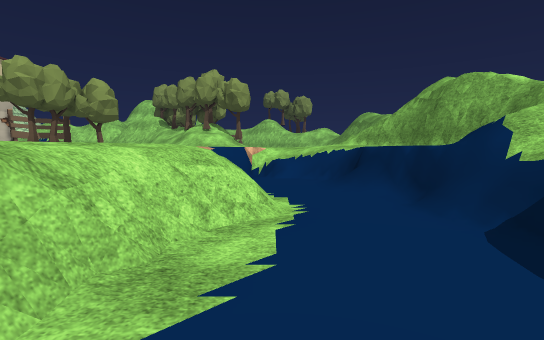
view 1 (above)

24 first-person views from a walk through a scene from a Unity 3-D project. The camera is 1.4 m above the floor, tilts 4° down and sees 85° across. The floor is counted in squares, 2 m on a side. Each view is taken from the middle of a square. On the plan, view 1 faces up. The plan holds only what a view shows up to about 10 squares ahead; the rest is blank. The place goes on beyond the plan. Some animated figures are not drawn. Some surface patterns are stand-ins.

view 2
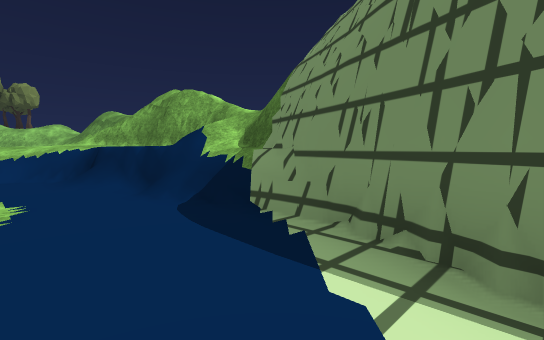

view 3
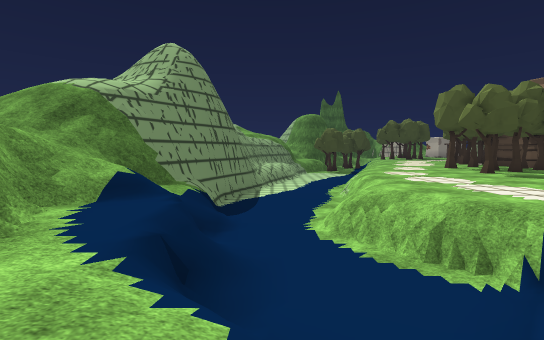

view 4
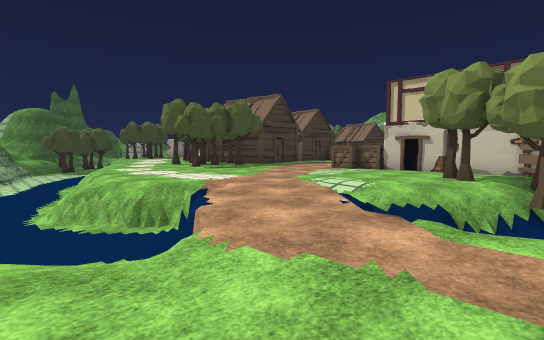

view 5
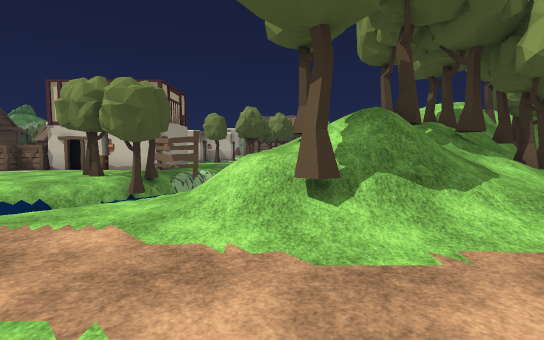

view 6
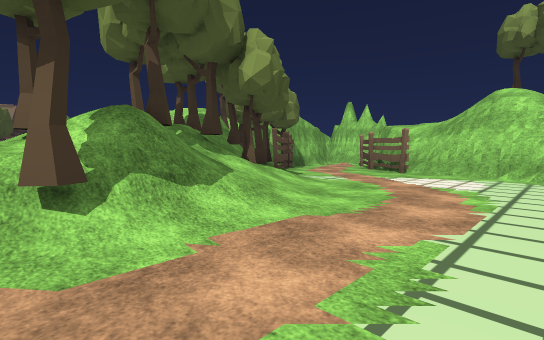

view 7
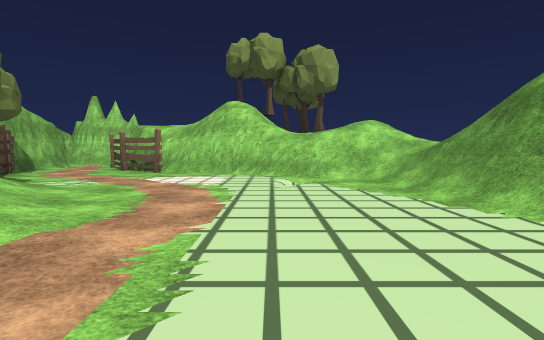

view 8
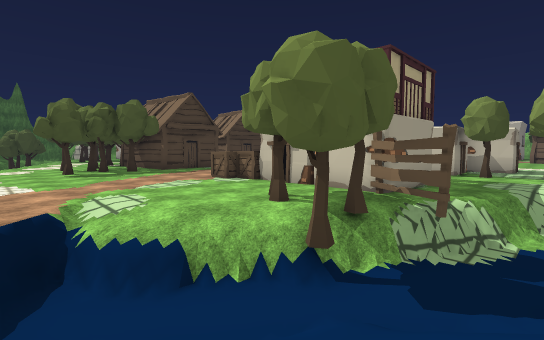

view 9
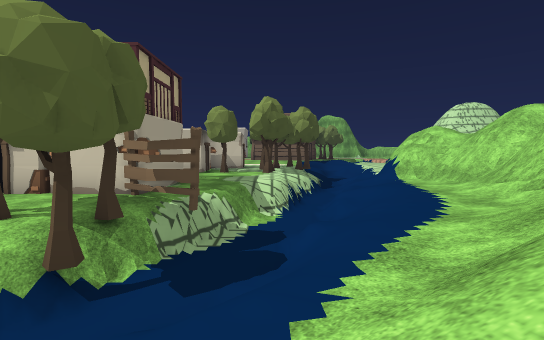

view 10
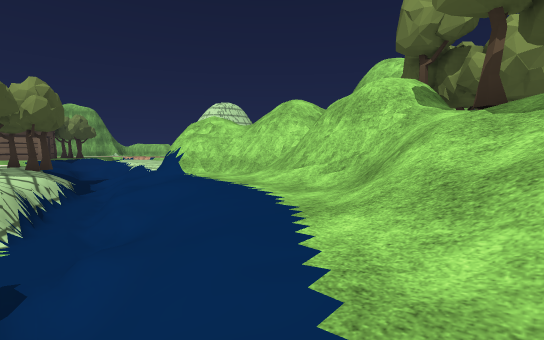

view 11
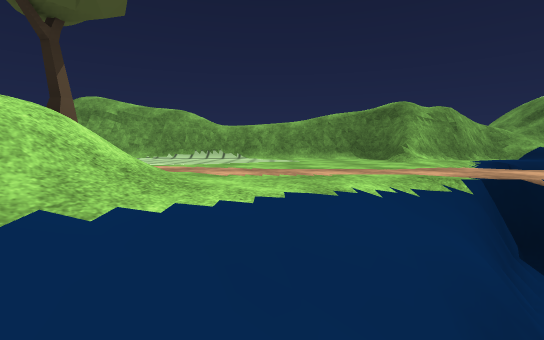

view 12
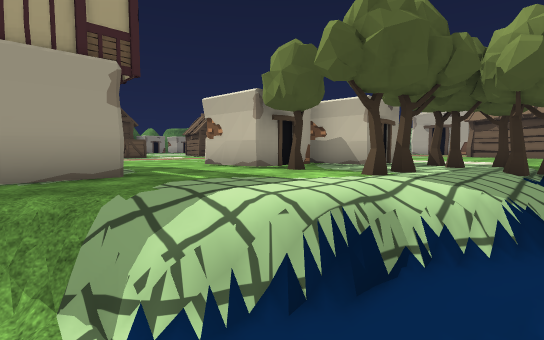

view 13
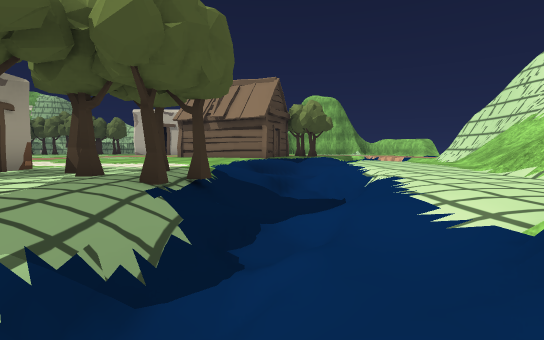

view 14
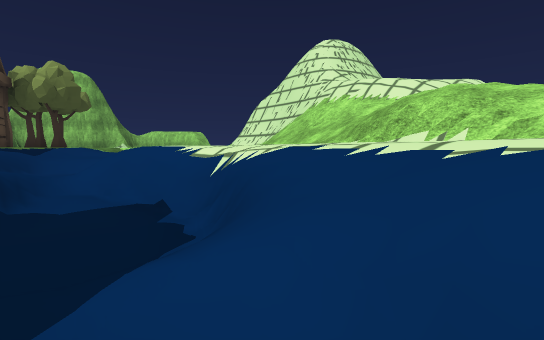

view 15
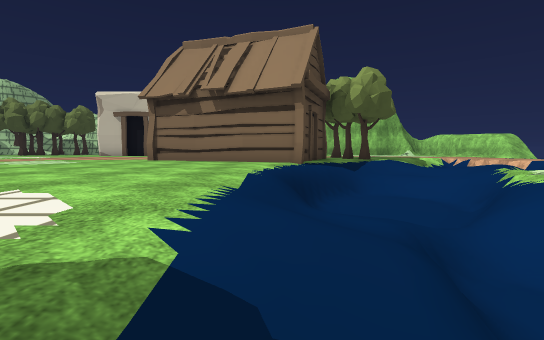

view 16
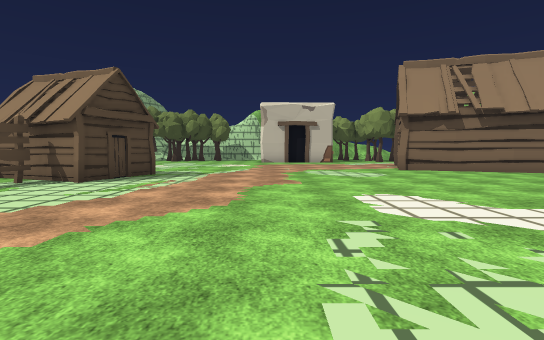

view 17
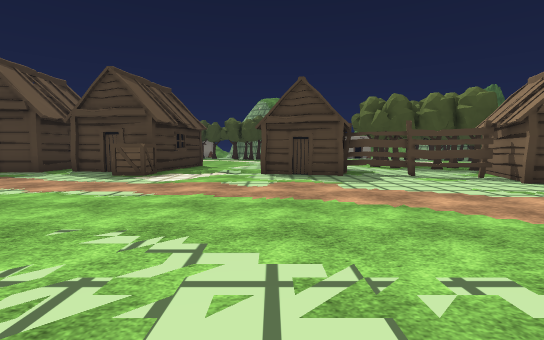

view 18
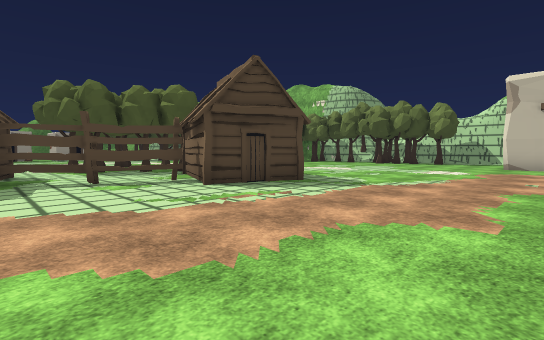

view 19
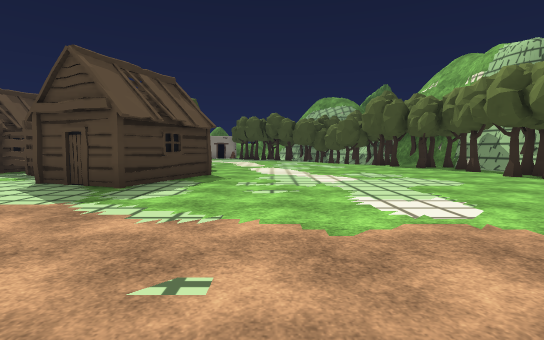

view 20
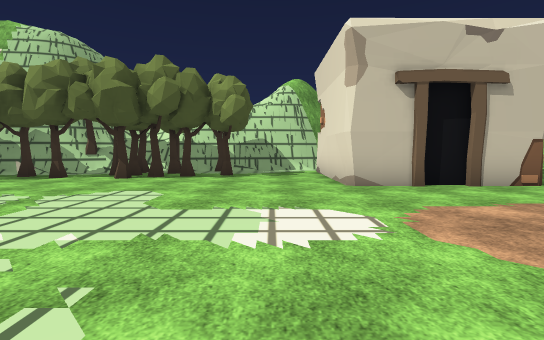

view 21
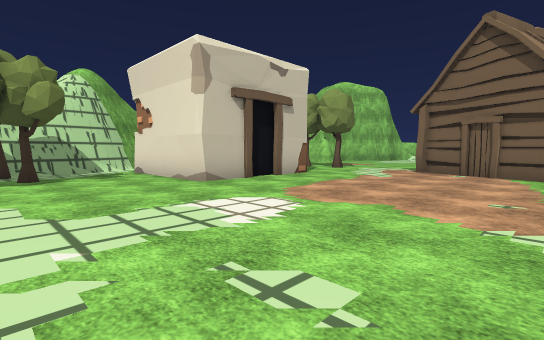

view 22
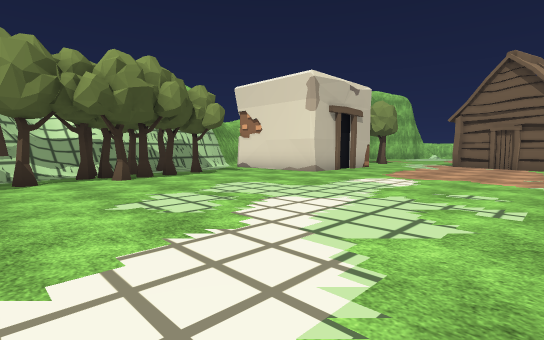

view 23
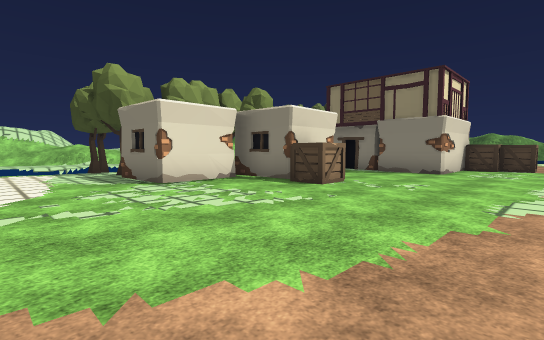

view 24
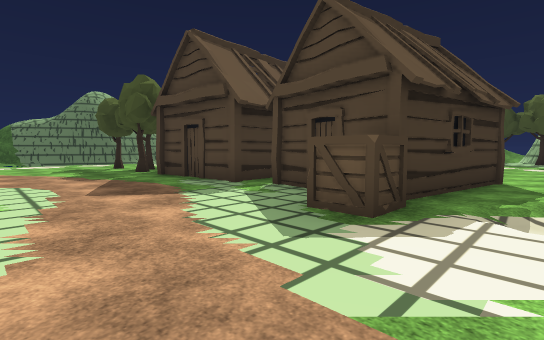

### Floor plan
Key: @ floor where view 1 was taken; # wall or solid block; x gap in a wall; . main floor; - floor 0.25 m lower than the main floor; _ floor 1.5 m lower than the main floor; : floor 2 m higher than the main floor; + floor 3.25 m higher than the main floor; * floor 3.75 m higher than the main floor; % floor 4.25 m higher than the main floor; & floor 4.75 m higher than the main floor; / step, stairs or slope; = window, fence, low wall or low ledge; v drop or lower ground; T tree; F fence; C crate; H hut; O other object.
Columns run from 39 left of view 1 to 5 right of it. Each row starts with its distance up from view 1.
 26                   #                    T
 25                  ##               O  +%&T
 24                 ##/ //          #..Fx###/ T
 23            ..  ###=///          #....###////
 22            v=  ///=//         ## FT.....==///
 21                  ///////       TTT.......////
 20              // /...////    /=##TTF...../..//
 19           ////==/.......  //##=*=/TT/....../#
 18           T.//__=///=//// ###/###T:T//...../#
 17          x..//___/___////##/..//=/TT//...../#
 16           ###/=_ ///_////////./////TT/...../#
 15             #.///////T///////////// ///..../#
 14            ##.......T.T///=/__//////TT/..../=
 13        .## #.........T.TT..//___//////.....//
 12       ...###................./=___///......//
 11      ................##.T.....FFTT_//......//
 10      #...............####...###.///_=/.....//
  9      #.................##...###.T.-v=..////#/
  8      #.................C....###..../../=//##/
  7 #.####......................###...././=_///#
  6 #.............................C......=__//.#
  5 ##............................C......==__v/=
  4 ##.T..................................=/_=/=/
  3  T.T.........HH.......................//_//#v
  2 =#TT........H.HF......................=__/##/
  1  #TTT.......HHH.FFHH....C.............=___##/
  0 #==.T.........H...F H /.C.HHHHHTT.T..//@__#=#
 -1 ##TT.........TT...H   /.H H.   T.T...//__####

Positions as (right, up) in squares from view 1, and headings:
1: (0, 0), facing up
2: (0, -1), facing up-right
3: (1, 9), facing down
4: (1, 11), facing down-left
5: (1, 14), facing left
6: (1, 14), facing up-left
7: (1, 14), facing up
8: (-3, 13), facing down-left
9: (-3, 13), facing left
10: (-5, 13), facing up-left
11: (-5, 12), facing right
12: (-10, 15), facing down-left
13: (-13, 16), facing left
14: (-16, 16), facing up-left
15: (-19, 15), facing left
16: (-18, 7), facing left
17: (-19, 9), facing down
18: (-21, 8), facing down-left
19: (-29, 9), facing down
20: (-28, 5), facing left
21: (-28, 3), facing up-left
22: (-28, -1), facing up-left
23: (-21, 4), facing up-right
24: (-17, 4), facing down-right
